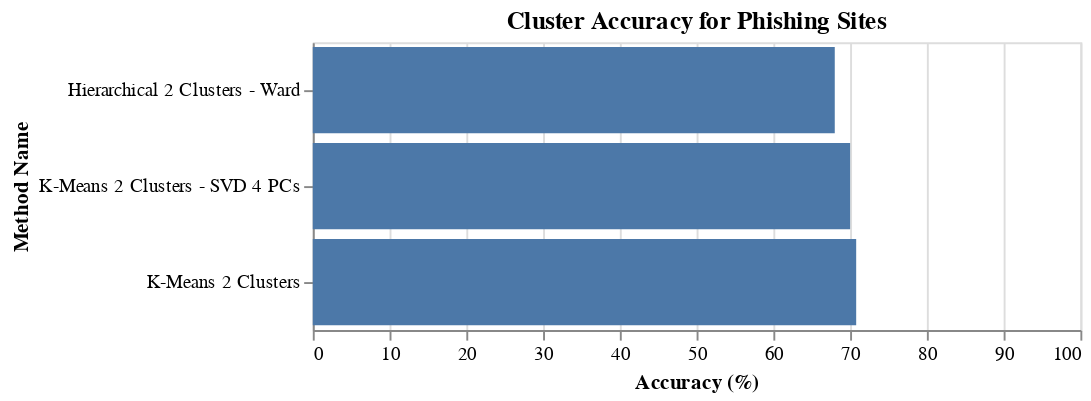

The cell this chart's notebook holds for it:
### Code cell
alt.Chart(accuracy_chart_df, title='Cluster Accuracy for Phishing Sites').mark_bar().encode(
    alt.X('Accuracy:Q', title = 'Accuracy (%)', scale=alt.Scale(domain=[0,100])),
    alt.Y('Method Name:N', sort='x'),
).properties(
    width=400,
    height=150
)

### Figure 1 — Vega-Lite specification as saved in the notebook (floating-point values rounded to 4 significant figures)
{"config": {"view": {"continuousWidth": 300, "continuousHeight": 300}}, "data": {"name": "data-fc654ef67c8354f1464f918fae0927fc"}, "mark": {"type": "bar"}, "encoding": {"x": {"field": "Accuracy", "scale": {"domain": [0, 100]}, "title": "Accuracy (%)", "type": "quantitative"}, "y": {"field": "Method Name", "sort": "x", "type": "nominal"}}, "height": 150, "title": "Cluster Accuracy for Phishing Sites", "width": 400, "$schema": "https://vega.github.io/schema/vega-lite/v5.14.1.json", "datasets": {"data-fc654ef67c8354f1464f918fae0927fc": [{"Method Name": "K-Means 2 Clusters", "Accuracy": 70.79}, {"Method Name": "K-Means 2 Clusters - SVD 4 PCs", "Accuracy": 70.0}, {"Method Name": "Hierarchical 2 Clusters - Ward", "Accuracy": 68.0}]}}
